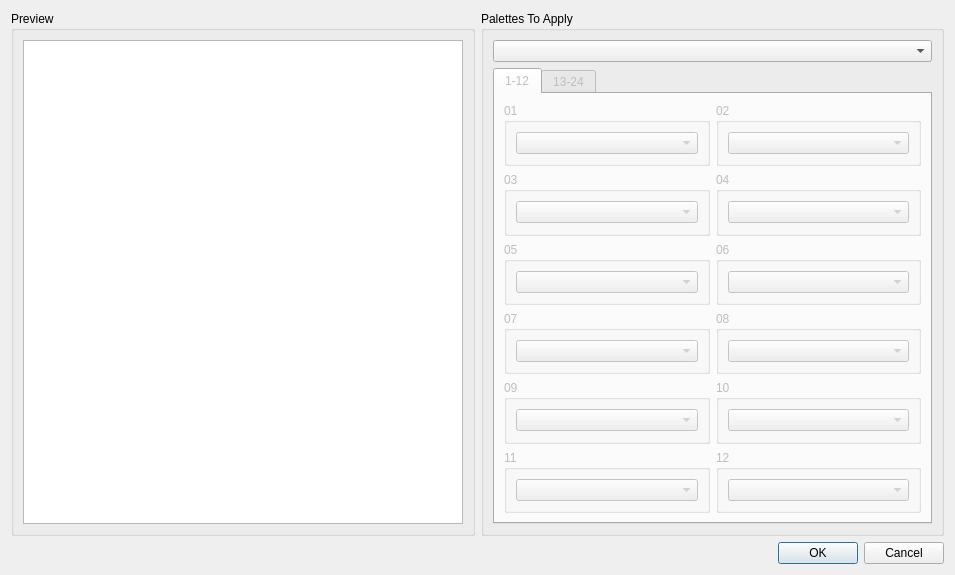
<?xml version="1.0" encoding="UTF-8"?>
<ui version="4.0">
 <class>Dialog</class>
 <widget class="QDialog" name="Dialog">
  <property name="geometry">
   <rect>
    <x>0</x>
    <y>0</y>
    <width>955</width>
    <height>501</height>
   </rect>
  </property>
  <property name="windowTitle">
   <string>Dialog</string>
  </property>
  <layout class="QVBoxLayout" name="verticalLayout">
   <item>
    <layout class="QHBoxLayout" name="horizontalLayout_2">
     <item>
      <widget class="QGroupBox" name="groupBox">
       <property name="title">
        <string>Preview</string>
       </property>
       <layout class="QVBoxLayout" name="verticalLayout_3">
        <item>
         <widget class="QGraphicsView" name="sprite_preview"/>
        </item>
       </layout>
      </widget>
     </item>
     <item>
      <widget class="QGroupBox" name="apply_box">
       <property name="title">
        <string>Palettes To Apply</string>
       </property>
       <layout class="QVBoxLayout" name="verticalLayout_2">
        <item>
         <widget class="QComboBox" name="character_select"/>
        </item>
        <item>
         <widget class="QTabWidget" name="palette_pages">
          <property name="enabled">
           <bool>false</bool>
          </property>
          <property name="sizePolicy">
           <sizepolicy hsizetype="Expanding" vsizetype="Expanding">
            <horstretch>0</horstretch>
            <verstretch>0</verstretch>
           </sizepolicy>
          </property>
          <property name="currentIndex">
           <number>0</number>
          </property>
          <widget class="QWidget" name="page_1">
           <attribute name="title">
            <string>1-12</string>
           </attribute>
           <layout class="QGridLayout" name="gridLayout">
            <item row="5" column="0">
             <widget class="QGroupBox" name="palette_07">
              <property name="title">
               <string>07</string>
              </property>
              <layout class="QHBoxLayout" name="horizontalLayout_9">
               <item>
                <widget class="QComboBox" name="select_07"/>
               </item>
              </layout>
             </widget>
            </item>
            <item row="6" column="0">
             <widget class="QGroupBox" name="palette_09">
              <property name="title">
               <string>09</string>
              </property>
              <layout class="QHBoxLayout" name="horizontalLayout_18">
               <item>
                <widget class="QComboBox" name="select_09"/>
               </item>
              </layout>
             </widget>
            </item>
            <item row="5" column="1">
             <widget class="QGroupBox" name="palette_08">
              <property name="title">
               <string>08</string>
              </property>
              <layout class="QHBoxLayout" name="horizontalLayout_14">
               <item>
                <widget class="QComboBox" name="select_08"/>
               </item>
              </layout>
             </widget>
            </item>
            <item row="2" column="1">
             <widget class="QGroupBox" name="palette_04">
              <property name="title">
               <string>04</string>
              </property>
              <property name="checkable">
               <bool>false</bool>
              </property>
              <layout class="QHBoxLayout" name="horizontalLayout_5">
               <item>
                <widget class="QComboBox" name="select_04"/>
               </item>
              </layout>
             </widget>
            </item>
            <item row="0" column="1">
             <widget class="QGroupBox" name="palette_02">
              <property name="title">
               <string>02</string>
              </property>
              <property name="checkable">
               <bool>false</bool>
              </property>
              <layout class="QHBoxLayout" name="horizontalLayout_3">
               <item>
                <widget class="QComboBox" name="select_02"/>
               </item>
              </layout>
             </widget>
            </item>
            <item row="2" column="0">
             <widget class="QGroupBox" name="palette_03">
              <property name="title">
               <string>03</string>
              </property>
              <property name="checkable">
               <bool>false</bool>
              </property>
              <layout class="QHBoxLayout" name="horizontalLayout_4">
               <item>
                <widget class="QComboBox" name="select_03"/>
               </item>
              </layout>
             </widget>
            </item>
            <item row="0" column="0">
             <widget class="QGroupBox" name="palette_01">
              <property name="title">
               <string>01</string>
              </property>
              <property name="checkable">
               <bool>false</bool>
              </property>
              <layout class="QHBoxLayout" name="horizontalLayout">
               <item>
                <widget class="QComboBox" name="select_01"/>
               </item>
              </layout>
             </widget>
            </item>
            <item row="4" column="0">
             <widget class="QGroupBox" name="palette_05">
              <property name="title">
               <string>05</string>
              </property>
              <property name="checkable">
               <bool>false</bool>
              </property>
              <layout class="QHBoxLayout" name="horizontalLayout_6">
               <item>
                <widget class="QComboBox" name="select_05"/>
               </item>
              </layout>
             </widget>
            </item>
            <item row="6" column="1">
             <widget class="QGroupBox" name="palette_10">
              <property name="title">
               <string>10</string>
              </property>
              <layout class="QHBoxLayout" name="horizontalLayout_15">
               <item>
                <widget class="QComboBox" name="select_10"/>
               </item>
              </layout>
             </widget>
            </item>
            <item row="4" column="1">
             <widget class="QGroupBox" name="palette_06">
              <property name="title">
               <string>06</string>
              </property>
              <property name="checkable">
               <bool>false</bool>
              </property>
              <layout class="QHBoxLayout" name="horizontalLayout_7">
               <item>
                <widget class="QComboBox" name="select_06"/>
               </item>
              </layout>
             </widget>
            </item>
            <item row="7" column="0">
             <widget class="QGroupBox" name="palette_11">
              <property name="title">
               <string>11</string>
              </property>
              <layout class="QHBoxLayout" name="horizontalLayout_17">
               <item>
                <widget class="QComboBox" name="select_11"/>
               </item>
              </layout>
             </widget>
            </item>
            <item row="7" column="1">
             <widget class="QGroupBox" name="palette_12">
              <property name="title">
               <string>12</string>
              </property>
              <layout class="QHBoxLayout" name="horizontalLayout_16">
               <item>
                <widget class="QComboBox" name="select_12"/>
               </item>
              </layout>
             </widget>
            </item>
           </layout>
          </widget>
          <widget class="QWidget" name="page_2">
           <attribute name="title">
            <string>13-24</string>
           </attribute>
           <layout class="QGridLayout" name="gridLayout_2">
            <item row="2" column="1">
             <widget class="QGroupBox" name="palette_16">
              <property name="title">
               <string>16</string>
              </property>
              <property name="checkable">
               <bool>false</bool>
              </property>
              <layout class="QHBoxLayout" name="horizontalLayout_12">
               <item>
                <widget class="QComboBox" name="select_16"/>
               </item>
              </layout>
             </widget>
            </item>
            <item row="0" column="1">
             <widget class="QGroupBox" name="palette_14">
              <property name="title">
               <string>14</string>
              </property>
              <property name="checkable">
               <bool>false</bool>
              </property>
              <layout class="QHBoxLayout" name="horizontalLayout_11">
               <item>
                <widget class="QComboBox" name="select_14"/>
               </item>
              </layout>
             </widget>
            </item>
            <item row="0" column="0">
             <widget class="QGroupBox" name="palette_13">
              <property name="title">
               <string>13</string>
              </property>
              <property name="checkable">
               <bool>false</bool>
              </property>
              <layout class="QHBoxLayout" name="horizontalLayout_10">
               <item>
                <widget class="QComboBox" name="select_13"/>
               </item>
              </layout>
             </widget>
            </item>
            <item row="2" column="0">
             <widget class="QGroupBox" name="palette_15">
              <property name="title">
               <string>15</string>
              </property>
              <property name="checkable">
               <bool>false</bool>
              </property>
              <layout class="QHBoxLayout" name="horizontalLayout_8">
               <item>
                <widget class="QComboBox" name="select_15"/>
               </item>
              </layout>
             </widget>
            </item>
            <item row="4" column="0">
             <widget class="QGroupBox" name="palette_17">
              <property name="title">
               <string>17</string>
              </property>
              <property name="checkable">
               <bool>false</bool>
              </property>
              <layout class="QHBoxLayout" name="horizontalLayout_13">
               <item>
                <widget class="QComboBox" name="select_17"/>
               </item>
              </layout>
             </widget>
            </item>
            <item row="4" column="1">
             <widget class="QGroupBox" name="palette_18">
              <property name="title">
               <string>18</string>
              </property>
              <layout class="QHBoxLayout" name="horizontalLayout_19">
               <item>
                <widget class="QComboBox" name="select_18"/>
               </item>
              </layout>
             </widget>
            </item>
            <item row="5" column="0">
             <widget class="QGroupBox" name="palette_19">
              <property name="title">
               <string>19</string>
              </property>
              <layout class="QHBoxLayout" name="horizontalLayout_20">
               <item>
                <widget class="QComboBox" name="select_19"/>
               </item>
              </layout>
             </widget>
            </item>
            <item row="6" column="0">
             <widget class="QGroupBox" name="palette_21">
              <property name="title">
               <string>21</string>
              </property>
              <layout class="QHBoxLayout" name="horizontalLayout_22">
               <item>
                <widget class="QComboBox" name="select_21"/>
               </item>
              </layout>
             </widget>
            </item>
            <item row="6" column="1">
             <widget class="QGroupBox" name="palette_22">
              <property name="title">
               <string>22</string>
              </property>
              <layout class="QHBoxLayout" name="horizontalLayout_23">
               <item>
                <widget class="QComboBox" name="select_22"/>
               </item>
              </layout>
             </widget>
            </item>
            <item row="5" column="1">
             <widget class="QGroupBox" name="palette_20">
              <property name="title">
               <string>20</string>
              </property>
              <layout class="QHBoxLayout" name="horizontalLayout_21">
               <item>
                <widget class="QComboBox" name="select_20"/>
               </item>
              </layout>
             </widget>
            </item>
            <item row="7" column="0">
             <widget class="QGroupBox" name="palette_23">
              <property name="title">
               <string>23</string>
              </property>
              <layout class="QHBoxLayout" name="horizontalLayout_24">
               <item>
                <widget class="QComboBox" name="select_23"/>
               </item>
              </layout>
             </widget>
            </item>
            <item row="7" column="1">
             <widget class="QGroupBox" name="palette_24">
              <property name="title">
               <string>24</string>
              </property>
              <layout class="QHBoxLayout" name="horizontalLayout_25">
               <item>
                <widget class="QComboBox" name="select_24"/>
               </item>
              </layout>
             </widget>
            </item>
           </layout>
          </widget>
         </widget>
        </item>
       </layout>
      </widget>
     </item>
    </layout>
   </item>
   <item>
    <widget class="QDialogButtonBox" name="buttonBox">
     <property name="orientation">
      <enum>Qt::Horizontal</enum>
     </property>
     <property name="standardButtons">
      <set>QDialogButtonBox::Cancel|QDialogButtonBox::Ok</set>
     </property>
    </widget>
   </item>
  </layout>
 </widget>
 <resources/>
 <connections>
  <connection>
   <sender>buttonBox</sender>
   <signal>accepted()</signal>
   <receiver>Dialog</receiver>
   <slot>accept()</slot>
   <hints>
    <hint type="sourcelabel">
     <x>248</x>
     <y>254</y>
    </hint>
    <hint type="destinationlabel">
     <x>157</x>
     <y>274</y>
    </hint>
   </hints>
  </connection>
  <connection>
   <sender>buttonBox</sender>
   <signal>rejected()</signal>
   <receiver>Dialog</receiver>
   <slot>reject()</slot>
   <hints>
    <hint type="sourcelabel">
     <x>316</x>
     <y>260</y>
    </hint>
    <hint type="destinationlabel">
     <x>286</x>
     <y>274</y>
    </hint>
   </hints>
  </connection>
 </connections>
</ui>
